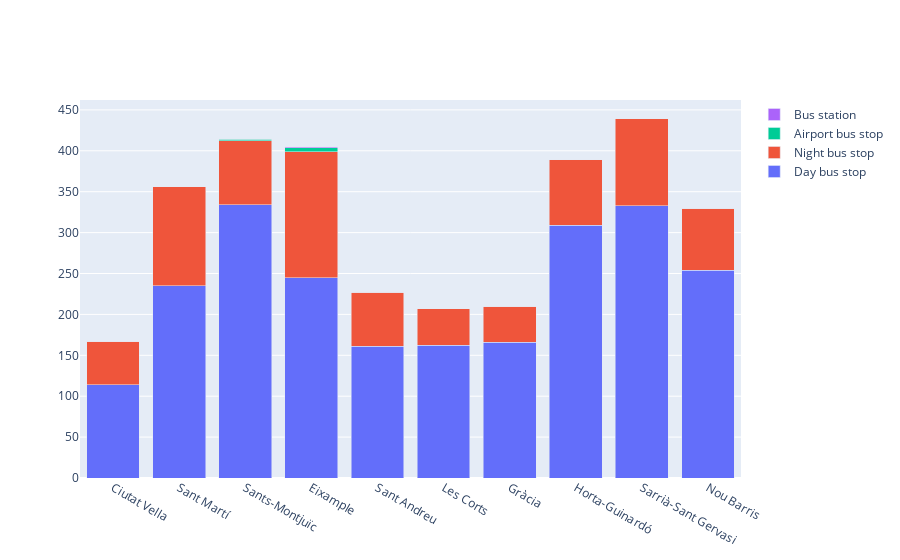

Notebook cell for this chart:
### Code cell
#deze is eigg niet goed
#bar chart hoeveelheid soorten bus stops,
districten = index_zee

fig3 = go.Figure(data=[
    go.Bar(name= 'Day bus stop', x = districten, y= [114, 235, 334, 245, 161, 162, 166, 309, 333, 254]),
    go.Bar(name= 'Night bus stop', x = districten, y = [53, 121, 78, 154, 66, 45, 44, 80, 106, 76]),
    go.Bar(name = 'Airport bus stop', x = districten, y = [0, 0, 2, 5, 0, 0, 0, 0, 0, 0]),
    go.Bar(name = 'Bus station', x= districten, y = [0, 0, 1, 1, 1, 0, 0, 0, 0, 0])
])

fig3.update_layout(barmode='stack')
fig3.show()

### Figure 1 — Plotly figure (JSON) as saved in the notebook; plotly's stock layout.template omitted (floating-point values rounded to 4 significant figures)
{"data": [{"name": "Day bus stop", "type": "bar", "x": ["Ciutat Vella", "Sant Martí", "Sants-Montjuïc", "Eixample", "Sant Andreu", "Les Corts", "Gràcia", "Horta-Guinardó", "Sarrià-Sant Gervasi", "Nou Barris"], "y": [114, 235, 334, 245, 161, 162, 166, 309, 333, 254]}, {"name": "Night bus stop", "type": "bar", "x": ["Ciutat Vella", "Sant Martí", "Sants-Montjuïc", "Eixample", "Sant Andreu", "Les Corts", "Gràcia", "Horta-Guinardó", "Sarrià-Sant Gervasi", "Nou Barris"], "y": [53, 121, 78, 154, 66, 45, 44, 80, 106, 76]}, {"name": "Airport bus stop", "type": "bar", "x": ["Ciutat Vella", "Sant Martí", "Sants-Montjuïc", "Eixample", "Sant Andreu", "Les Corts", "Gràcia", "Horta-Guinardó", "Sarrià-Sant Gervasi", "Nou Barris"], "y": [0, 0, 2, 5, 0, 0, 0, 0, 0, 0]}, {"name": "Bus station", "type": "bar", "x": ["Ciutat Vella", "Sant Martí", "Sants-Montjuïc", "Eixample", "Sant Andreu", "Les Corts", "Gràcia", "Horta-Guinardó", "Sarrià-Sant Gervasi", "Nou Barris"], "y": [0, 0, 1, 1, 1, 0, 0, 0, 0, 0]}], "layout": {"barmode": "stack"}}
